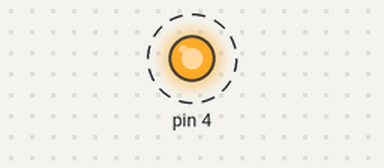
The sketch below on a simulated Arduino Uno, built with avr-gcc and run on an emulated ATmega328P. Parts: output pins drawn as LEDs (lit = HIGH). Dashed ring = blinking. No radio packets arrive unless stated; what the sketch prints to the serial monitor is not drawn.

Above: at 0.5 s.
Timing chart, 0 to 3.0 s (numbered marks = the images above):
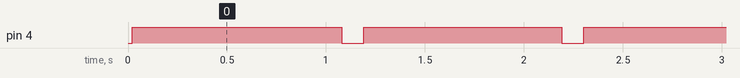

Measured:
- by itself, pin 4: alternates HIGH for 1.0 s and LOW for 0.11 s

The sketch:

LoRaSenderEnvia.ino
```cpp
#include <SPI.h>
#include <LoRa.h>

void setup() {
  Serial.begin(9600);
  pinMode(4, OUTPUT);

  while (!Serial);
  Serial.println("LoRa Sender");
  if (!LoRa.begin(433E6)) { // or 915E6, the MHz speed of yout module
    Serial.println("Starting LoRa failed!");
    while (1);
  }else{
    digitalWrite(4, HIGH);
  }
}

void loop() {
  String val = "Holora";
  LoRa.beginPacket();
  LoRa.print(val);
  LoRa.endPacket();
  Serial.println(val + " Estoy en Loop");

  digitalWrite(4, HIGH);   // turn the LED on (HIGH is the voltage level)
  delay(1000);                       // wait for a second
  digitalWrite(4, LOW);    // turn the LED off by making the voltage LOW
  delay(50);                       // wait for a second

}
```
